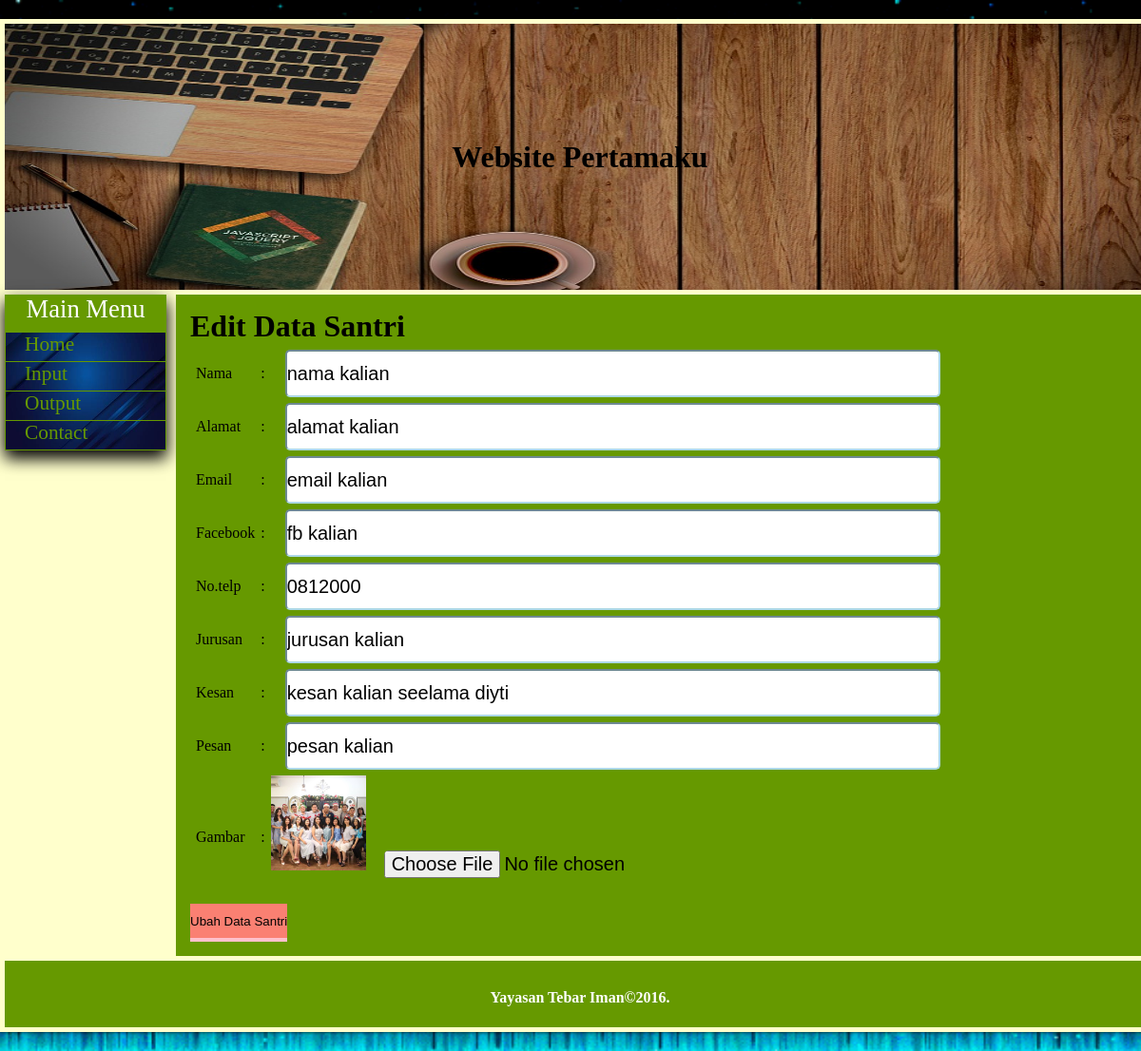
/admin/pages/ubah.php?id=1, run on the app's committed database.
### tables this page shows
CREATE TABLE `santri` (
  `id` int(11) NOT NULL,
  `nama` char(25) DEFAULT NULL,
  `alamat` varchar(1000) DEFAULT NULL,
  `fb` varchar(100) DEFAULT NULL,
  `email` varchar(100) DEFAULT NULL,
  `nohp` varchar(12) DEFAULT NULL,
  `jurusan` varchar(20) DEFAULT NULL,
  `kesan` varchar(1000) DEFAULT NULL,
  `pesan` varchar(1000) DEFAULT NULL,
  `gambar` varchar(1000) DEFAULT NULL
);

### system/functions.php (called while the page is built)
<?php
$server = "localhost";
$user  = "root";
$password = "";
$nama_db = "datasantri";
$conn = mysqli_connect($server,$user,$password,$nama_db);
function query($query){
	global $conn;
	$result = mysqli_query($conn, $query);
	$rows = [];
	while ($row = mysqli_fetch_assoc($result)) {
		$rows[] = $row;
	}
	return $rows;
}
  ?>

### admin/pages/ubah.php (the view, shortened to what this page needs)
<?php
$id = $_GET ["id"];
$san  = query("SELECT * FROM santri WHERE id = $id")[0];
 ?>
<html>
<head>
<link rel="stylesheet" type="text/css" href="../../css/admin.css">
</head>
<body>
	<div id="site-container">
		<div id="header">
		<h1>Website Pertamaku</h1>
		</div>
		<div id="menu-content">
			<div id="menu">
			<h3 class="judul_1">Main Menu</h3>
			<ul>
				<li><a href="../index.php">Home</a></li>
				<li><a href="../index.php?p=tambah">Input</a></li>
				<li><a href="../index.php?p=output">Output</a></li>
				<li><a href="../index.php?p=kontak">Contact</a></li>
			</ul>
			</div>
			<div id="content">
			<h1>Edit Data Santri</h1>
<form action="" method="post" enctype="multipart/form-data">
	<table class="tbli" cellspacing="6">
		<tr>
			<td><label for="nama">Nama </label></td>
			<td>:</td>
			<td><input size="55" type="text" name="nama" id="nama" required value="<?= $san["nama"]; ?>"></td>
		</tr>
		<tr>
			<td><label for="alamat">Alamat</label></td>
			<td>:</td>
			<td><input size="55" type="text" name="alamat" id="alamat" value="<?= $san["alamat"]; ?>"></td>
		</tr>
		<tr>
			<td><label for="emial">Email </label></td>
			<td>:</td>
			<td><input size="55" type="text" name="email" id="email" value="<?= $san["email"]; ?>" ></td>
		</tr>
		<tr>
			<td><label for="fb">Facebook </label></td>
			<td>:</td>
			<td><input size="55" type="text" name="fb" id="fb" value="<?= $san["fb"]; ?>" ></td>
		</tr>
		<tr>
			<td><label for="nohp">No.telp </label></td>
			<td>:</td>
			<td><input size="55" type="text" name="nohp" id="nohp" value="<?= $san["nohp"]; ?>"></td>
		</tr>
		<tr>
			<td><label for="jurusan">Jurusan </label></td>
			<td>:</td>
			<td><input size="55" type="text" name="jurusan" id="jurusan" value="<?= $san["jurusan"]; ?>"></td>
		</tr>
		<tr>
			<td><label for="kesan">Kesan </label></td>
			<td>:</td>
			<td><input size="55" type="text" name="kesan" id="kesan" value="<?= $san["kesan"]; ?>" ></td>
		</tr>
		<tr>
			<td><label for="pesan">Pesan</label></td>
			<td>:</td>
			<td><input size="55" type="text" name="pesan" id="pesan" value="<?= $san["pesan"]; ?>" ></td>
		</tr>
		<tr>
			<td><label for="gambar">Gambar</label></td>
			<td>:</td>
			<td><img src="../img/<?= $san['gambar']; ?>" width="100" >
			<input size="55" type="file" name="gambar" id="gambar"  ></td>
		</tr>
	</table>
		<button class="but" type="submit" name="submit">Ubah Data Santri</button>
</form>
			</div>
			<br class="floating"/>
		</div>
		<div id="footer">
			<p>Yayasan Tebar Iman&copy;2016.</p>
		</div>
	</div>
</body>
</html>

### css/admin.css (style rules this page uses)
* { padding : 0px; margin : 0px; }
#site-container { width:1220px; height:auto; margin:20px auto; padding-top:5px; padding-bottom:5px; background:#ffffcc; box-shadow: 0 1px 3px rgba(0, 0, 0, 0.5); }
#header { width:1210; height:280px; background:url(../imgs/hd.jpg); background-size: 100% 100%; margin:0px auto; border:0px solid #000; line-height: 280px; text-align: center; }
#menu-content { width:1210px; height:auto; margin:5 auto; }
#menu { float:left; width:170px; height:auto; background-image: url(../imgs/sdb.jpg); background-size: 100% 100%; box-shadow: 0 8px 16px 0 rgba(0,0,0,1), 0 6px 20px 0 rgba(0,0,0,0.19); }
.judul_1 { display:block; height:40px; background:#669900; font:20pt "Script MT Bold"; color:#fff; text-align:center; }
#menu ul { list-style:none; }
#menu li a { display:block; height:30px; font:16pt "Script MT Bold"; color:#669900; text-decoration:none; border-bottom:1px solid #669900; border-right:1px solid #669900; border-left:1px solid #669900; padding-left:20px; }
#content { float:right; width:1000px; height:auto; background:#669900; padding:15px; }
#footer { width:1210px; height:40px; margin-top:5px; margin-bottom:0px; margin-right:auto; margin-left:auto; background:#669900; text-align:center; padding-top:30px; font-weight:bold; color:#fff; }
body { background-image: url(../imgs/bg.gif); font:12pt verdana; background-size: 100% 100%; background-repeat: repeat-x; background-attachment: fixed; }
.tbli tr td input { margin-left: 15px; height: 50px; font-size: 15pt; border-color: lightblue; border-bottom-left-radius: 5px; border-top-left-radius: 5px; border-top-right-radius: 5px; border-bottom-right-radius: 5px; }
.but { height: 40px; background-color: salmon; border:0px; border-bottom: 4px solid pink; }

### data on the page
santri: nama "nama kalian", alamat "alamat kalian", email "email kalian", fb "fb kalian", nohp "0812000", jurusan "jurusan kalian", kesan "kesan kalian seelama diyti", pesan "pesan kalian", gambar (picture)
